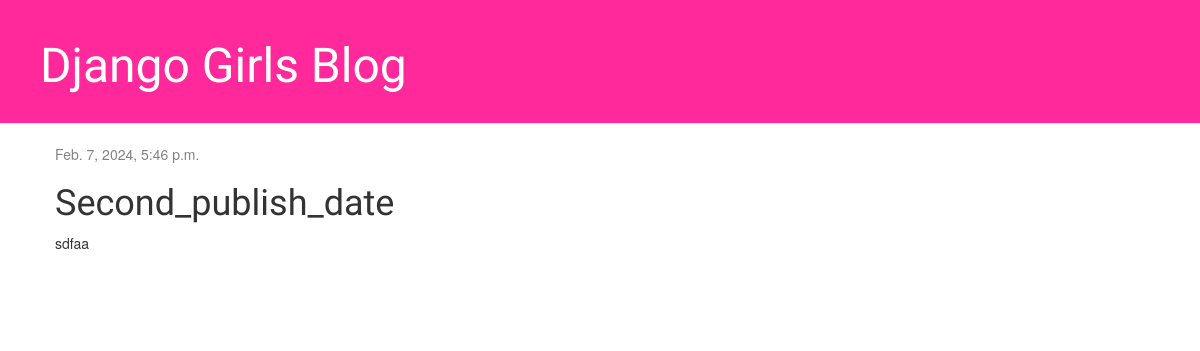
Before: /post/2/ with the older database file.
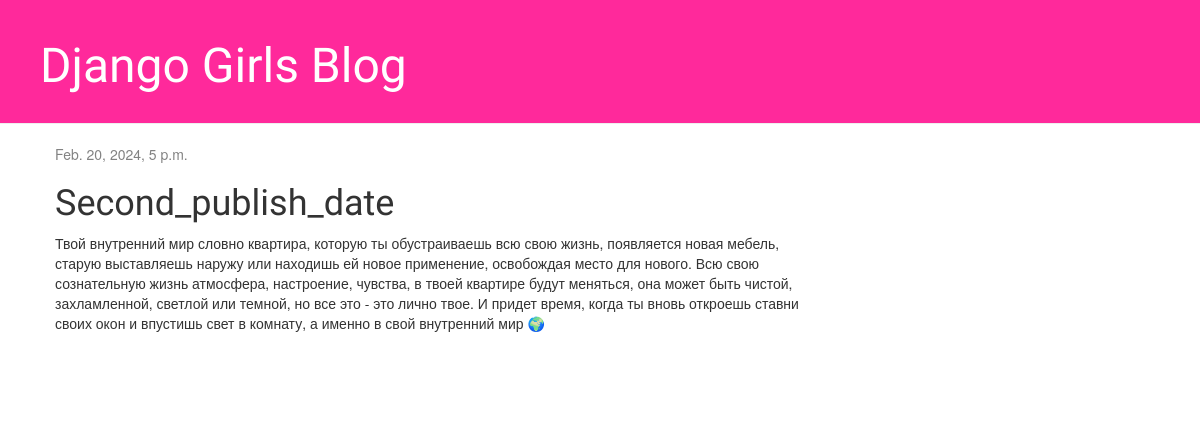
After: the same page with the newer database file.
### blog/models.py (models this page shows, shortened)
class Post(models.Model):
    author = models.ForeignKey(settings.AUTH_USER_MODEL, on_delete=models.CASCADE)
    title = models.CharField(max_length=200)
    text = models.TextField()
    created_date = models.DateTimeField(default=timezone.now)
    published_date = models.DateTimeField(blank=True, null=True)

### blog/views.py (the view)
# urls.py: path('post/<int:pk>/', views.post_detail, name='post_detail'),
def post_detail(request, pk):
    post = get_object_or_404 (Post, pk=pk)
    return render(request, "blog/post_detail.html", {"post":post})

### blog/templates/blog/post_detail.html (shortened to what this page needs)
{% extends 'blog/base.html' %}
{% block content %}
    <div class="post">
        {% if post.published_date %}
            <div class="date">
                {{ post.published_date }}
            </div>
        {% endif %}
        <h1>{{ post.title }}</h1>
        <p>{{ post.text|linebreaksbr }}</p>
    </div>
{% endblock %}

Changed rows visible on the page:
changed Post "Second_publish_date": published_date "Feb. 7, 2024, 5:46 p.m." → "Feb. 20, 2024, 5 p.m."; text "sdfaa" → "Твой внутренний мир словно квартира, которую ты обустраиваешь всю свою жизнь, появляется новая мебель, старую выставляешь наружу или находишь ей новое применение, освобождая место для нового. Всю свою сознательную жизнь атмосфера, настроение, чувства, в твоей квартире будут меняться, она может быть чистой, захламленной, светлой или темной, но все это - это лично твое. И придет время, когда ты вновь откроешь ставни своих окон и впустишь свет в комнату, а именно в свой внутренний мир 🌍"
